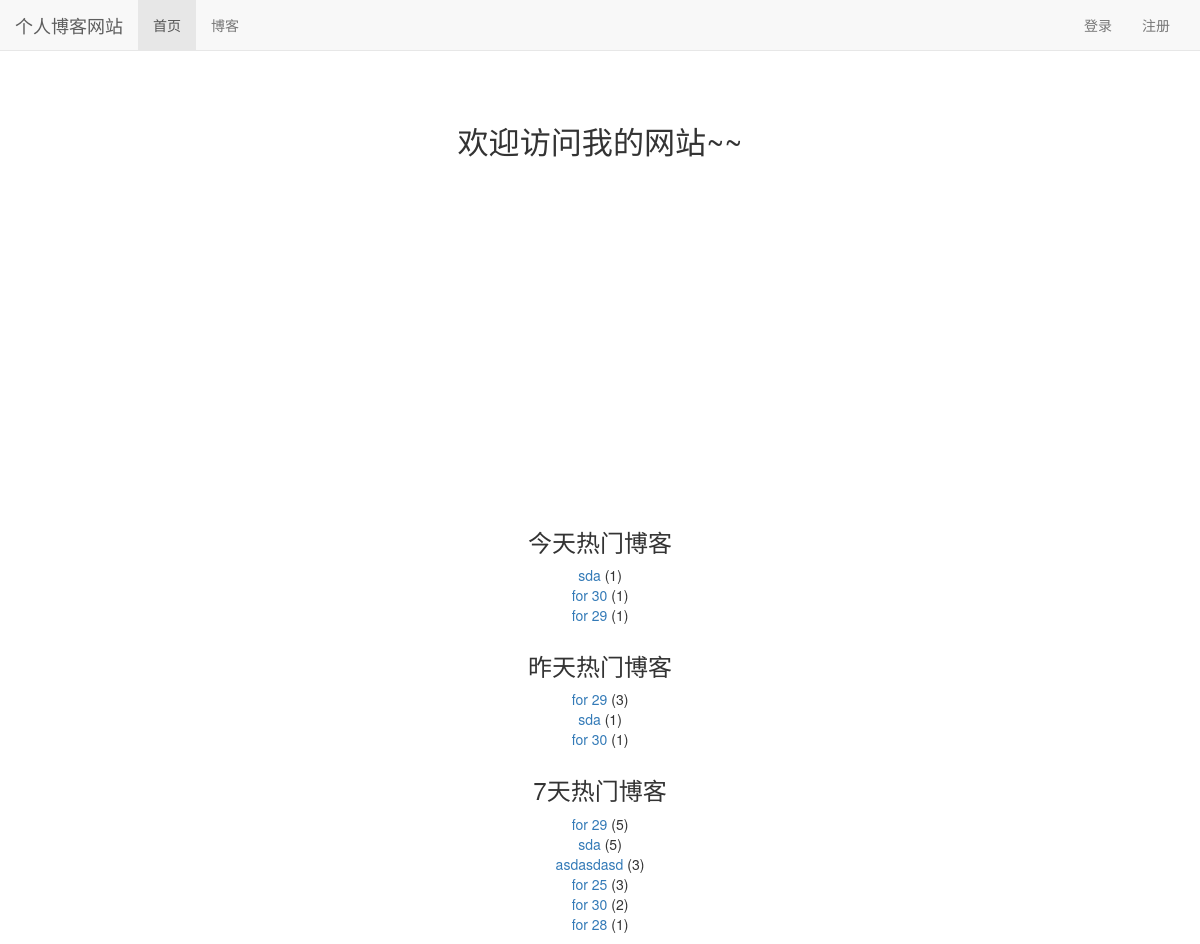
The page / on the database its author committed.
### read_statistics/models.py (models this page shows)
class ReadDetail(models.Model):
    date = models.DateField(default=timezone.now) # 时间
    read_num = models.IntegerField(default=0)
    content_type = models.ForeignKey(ContentType, on_delete=models.CASCADE)
    object_id = models.PositiveIntegerField()
    content_object = GenericForeignKey('content_type', 'object_id')

### blog/models.py (models this page shows, shortened)
class Blog(models.Model,ReadNumExpandMethod):
    title = models.CharField(max_length=50)
    blog_type = models.ForeignKey(BlogType,on_delete=models.CASCADE) # 删除博客对博客类型无影响  多对一
    content = RichTextUploadingField()
    author = models.ForeignKey(User,on_delete=models.CASCADE)
    read_details = GenericRelation(ReadDetail) # 反向关联到ReadDetail    关联以后直接 blog.read_details.all()就能查看该博客所有readdetail
    created_time = models.DateTimeField(auto_now_add=True)
    last_updated_time = models.DateTimeField(auto_now=True)
    class Meta:
        ordering = ['-created_time']  # 按时间排序  最新的在最前

### mysite/views.py (the view)
# urls.py: 2. Add a URL to urlpatterns:  path('', views.home, name='home')
def home(request):
    blog_content_type = ContentType.objects.get_for_model(Blog) # 获得关联到Blog类型的 ContentType实例
    dates,read_nums = get_seven_days_read_date(blog_content_type)    # 获得前七天博客阅读的list
    hot_blogs_for_7_days = cache.get('hot_blogs_for_7_days')
    if hot_blogs_for_7_days is None:   # 如果获取不到 那么 得到None 需要重新计算
        hot_blogs_for_7_days = get_7_days_hot_blogs()
        cache.set('hot_blogs_for_7_days',hot_blogs_for_7_days,3) # 存放缓存  先是一个字典  然后是有效期(以s为单位)
    context={}
    context['read_nums'] = read_nums
    context['dates'] = dates
    context['today_hot_data'] = get_today_hot_data(blog_content_type) # 获取今天热门博客
    context['yesterday_hot_data'] = get_yesterday_hot_data(blog_content_type) # 获取昨天热门博客
    context['hot_blogs_for_7_days'] = hot_blogs_for_7_days # 获取7日内热门博客  已经按7天内阅读数之和排序
    return render( request,'home.html',context)

### mysite/views.py (called while the page is built)
def get_7_days_hot_blogs():  # 获取前7天内热门博客
    today = timezone.now().date()
    date = today - datetime.timedelta(days=7)
    blogs = Blog.objects \
                .filter(read_details__date__lt=today, read_details__date__gte=date) \
                .values('id','title') \
                .annotate(read_num_sum=Sum('read_details__read_num')) \
                .order_by('-read_num_sum')
    return blogs[:7]

### read_statistics/utils.py (called while the page is built)
def get_seven_days_read_date(content_type):
    today = timezone.now().date()
    read_nums = []
    dates = []
    for i in range(7,0,-1):  # 获得今天以前前7天的数据
        date = today - datetime.timedelta(days=i)
        read_details = ReadDetail.objects.filter(content_type=content_type,date=date) # 得到所有该天被阅读的类型的次数
        result = read_details.aggregate(read_num_sum=Sum('read_num')) # 得到每天所有被访问的类型访问次数和 result['read_num_sum']是求出的和
        read_nums.append(result['read_num_sum'] or 0) # 如果没有数据 那么取和为 0
        dates.append(date.strftime('%m/%d')) # 把date变成字符串(格式化) 然后在添加到dates中
    return dates,read_nums

def get_today_hot_data(content_type): # 获取今天的热门博客
    today = timezone.now().date()
    read_details = ReadDetail.objects.filter(content_type=content_type,date=today).order_by('-read_num')# 先找出符合条件的ReadDetail 在由read_num 从大到小排序
    return read_details[:7] # 切片 取前7条

def get_yesterday_hot_data(content_type): # 获取昨天的热门博客
    today = timezone.now().date()
    yesterday = today -datetime.timedelta(days=1) # 今天 减一天 得到昨天
    read_details = ReadDetail.objects.filter(content_type=content_type,date=yesterday).order_by('-read_num')# 先找出符合条件的ReadDetail 在由read_num 从大到小排序
    return read_details[:7]

### user/context_processors.py (called while the page is built)
def login_modal_form(request):
    return {'login_modal_form': LoginForm()}

### templates/home.html (shortened to what this page needs)
{% extends 'base.html' %}
{% load staticfiles %}
{% block header_extends %}
    <link rel="stylesheet" href="{% static 'home.css' %}">
{% endblock %}
{% block nav_home_active %}
    active
{%endblock%}
{% block content %}
    <h3 class="home-content"> 欢迎访问我的网站~~</h3>
    <div id="container"></div>
    <div class="hot-data">
        <h3>今天热门博客</h3>
        <ul>
            {% for hot_data in today_hot_data %}
                <li><a href="{% url 'blog_detail' hot_data.content_object.pk %}">{{ hot_data.content_object.title }}</a>
                ({{ hot_data.read_num }})</li>
            {% empty %}
                <li>今天暂无热门博客</li>
            {% endfor %}
        </ul>
    </div>
    <div class="hot-data">
        <h3>昨天热门博客</h3>
        <ul>
            {% for hot_data in yesterday_hot_data %}
                <li><a href="{% url 'blog_detail' hot_data.content_object.pk %}">{{ hot_data.content_object.title }}</a>
                ({{ hot_data.read_num }})</li>
            {% empty %}
                <li>昨天暂无热门博客</li>
            {% endfor %}
        </ul>
    </div>
    <div class="hot-data">
        <h3>7天热门博客</h3>
        <ul>
            {% for hot_blog in hot_blogs_for_7_days %}
                <li><a href="{% url 'blog_detail' hot_blog.id %}">{{ hot_blog.title }}</a>
                ({{ hot_blog.read_num_sum }})</li>
            {% empty %}
                <li>7天内暂无热门博客</li>
            {% endfor %}
        </ul>
    </div>
{% endblock %}

### static/base.css (style rules this page uses)
* { margin: 0; padding: 0; }
body { margin-top: 70px!important; }
ul { list-style-type: none; }

### static/home.css (style rules this page uses)
h3.home-content { font-size: 222%; text-align: center; margin-top: 4em; margin-bottom: 2em; }
div#container { margin: 0 auto; height: 20em; min-width: 20em; max-width: 30em; }
div.hot-data { text-align: center; margin-top: 2em; }

### rows shown on the page
ReadDetail: content_object "sda", read_num "1"
ReadDetail: content_object "for 30", read_num "1"
ReadDetail: content_object "for 29", read_num "1"
ReadDetail: content_object "for 29", read_num "3"
ReadDetail: content_object "sda", read_num "1"
ReadDetail: content_object "for 30", read_num "1"

### other values the page prints
{{ hot_blog.title }} "for 29" "sda" "asdasdasd" "for 25" "for 30" "for 28"
{{ hot_blog.read_num_sum }} "5" "5" "3" "3" "2" "1"
